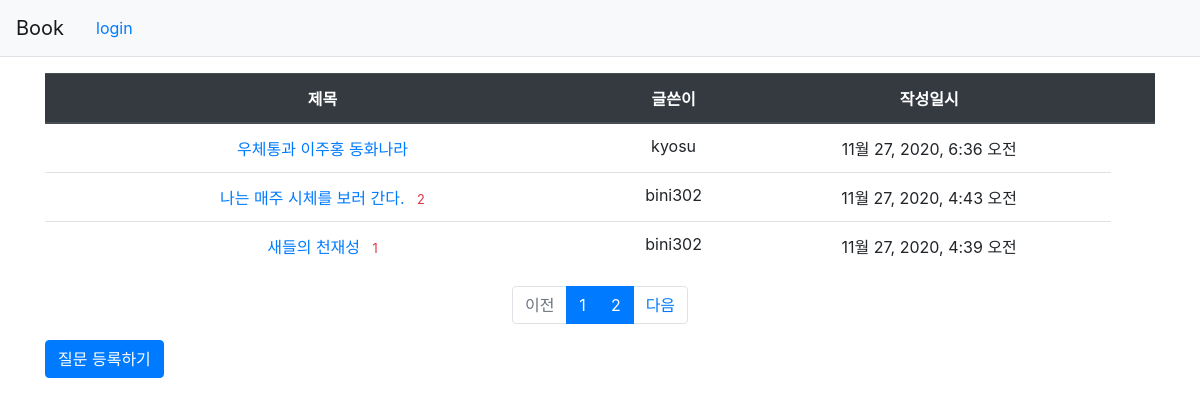
The page / on the database its author committed.
### polls1/models.py (models this page shows)
class Book(models.Model):
    objects = None
    author = models.ForeignKey(User, on_delete=models.CASCADE, null=TRUE)
    subject = models.CharField(max_length=200)
    content = models.TextField()
    create_date = models.DateTimeField()

### polls1/views.py (the view)
# urls.py: path('', views.index, name='index'),
def index(request):
    page = request.GET.get('page', '1')
    book_list = Book.objects.order_by('-create_date')
    paginator = Paginator(book_list, 3)
    page_obj = paginator.get_page(page)
    context = {'book_list': page_obj}
    return render(request, "polls1/book_list.html", context)

### templates/polls1/book_list.html (shortened to what this page needs)
{% extends 'base.html' %}
{% load static %}
{% block content %}
        <div class="container my-3">
            <table class="table">
                <thead>
                <tr class="text-center thead-dark">
                    <th style="width:50%">제목</th>
                    <th>글쓴이</th>
                    <th>작성일시</th>
                    <th></th>
                </tr>
                </thead>
                <tbody>
                {% if book_list %}
                {% for book in book_list %}
                <tr class="text-center">
                    <td class="text-center thead-dark">
                        <a href="{% url 'polls1:detail' book.id %}">{{ book.subject }}</a>
                        {% if book.read_set.count > 0 %}
                        <span class="text-danger small ml-2">{{ book.read_set.count }}</span>
                        {% endif %}
                    </td>
                    <td class="text-center thead-dark">{{ book.author.username }}</td>
                    <td class="text-center thead-dark">{{ book.create_date }}</td>
                </tr>
                {% endfor %}
                {% else %}
                <tr>
                    <td colspan="10">질문이 없습니다.</td>
                </tr>
                {% endif %}
                </tbody>
            </table>
    <ul class="pagination justify-content-center">
        {% if book_list.has_previous %}
        <li class="page-item">
            <a class="page-link" href="?page={{ book_list.previous_page_number }}">이전</a>
        </li>
        {% else %}
        <li class="page-item disabled">
            <a class="page-link" tabindex="-1" aria-disabled="true" href="#">이전</a>
        </li>
        {% endif %}
        {% for page_number in book_list.paginator.page_range %}
            {% if page_number >= book_list.number|add:-5 and page_number <= book_list.number|add:5 %}
            <li class="page-item active" aria-current="page">
                <a class="page-link" href="?page={{ page_number }}">{{ page_number }}</a>
            </li>
            {% else %}
            <li class="page-item">
                <a class="page-link" href="?page={{ page_number }}">{{ page_number }}</a>
            </li>
            {% endif %}
        {% endfor %}
        {% if book_list.has_next %}
        <li class="page-item">
            <a class="page-link" href="?page={{ book_list.next_page_number }}">다음</a>
        </li>
        {% else %}
        <li class="page-item disabled">
            <a class="page-link" tabindex="-1" aria-disabled="true" href="#">다음</a>
        </li>
        {% endif %}
    </ul>
            <a href="{% url 'polls1:book_create' %}" class="btn btn-primary">질문 등록하기</a>
        </div>
{% endblock %}

### templates/base.html (shortened to what this page needs)
{% load static %}
<html lang="ko">
<head>
    <link rel="stylesheet" type="text/css" href="{% static 'bootstrap.min.css' %}">
    <link rel="stylesheet" type="text/css" href="{% static 'style.css' %}">
</head>
<body>
<nav class="navbar navbar-expand-lg navbar-light bg-light border-bottom">
    <a class="navbar-brand" href="{% url 'polls1:index' %}">Book</a>
    {% if user.is_authenticated %}
    <a class="nav-link" href="{% url 'common:logout' %}">{{ user.username }} (logout)</a>
    {% else %}
    <a class="nav-link" href="{% url 'common:login' %}">login</a>
    {% endif %}
</nav>
{% block content %}
{% endblock %}
</body>
</html>

### rows shown on the page
Book: subject "우체통과 이주홍 동화나라", author.username "kyosu", create_date "11월 27, 2020, 6:36 오전"
Book: subject "나는 매주 시체를 보러 간다.", read_set.count "2", author.username "bini302", create_date "11월 27, 2020, 4:43 오전"
Book: subject "새들의 천재성", read_set.count "1", author.username "bini302", create_date "11월 27, 2020, 4:39 오전"

### other values the page prints
{{ page_number }} "1" "2"
